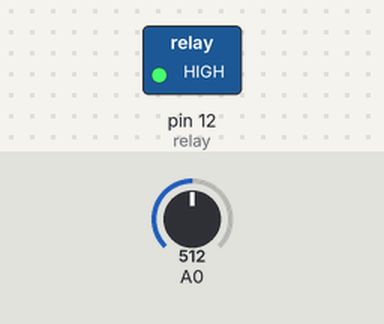
Recording of a sketch running on a simulated Arduino Uno, built with avr-gcc and run on an emulated ATmega328P. On the bench: switched loads named in the sketch (green lamp = pin HIGH). Inputs (shaded band) come from the test bench; at power-on: A0 = 512. What the sketch prints to the serial monitor is not drawn.

Above: at 2.5 s.
At 20.0 s:
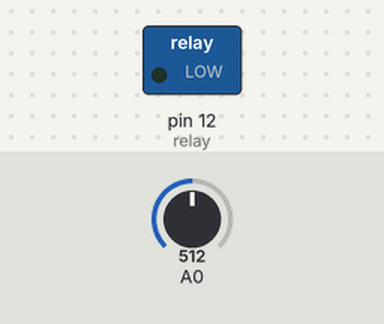
Timing chart, 0 to 45.5 s (numbered marks = the images above):
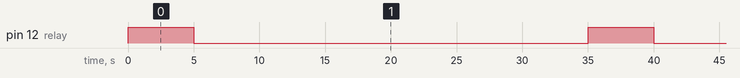

The sketch:

sketch_aug24a.ino
```cpp
const int dry = 580;
const int wet = 260;
const int relay = 12;

void setup() {
  pinMode(relay, OUTPUT);
  Serial.begin(9600);

}

void loop() {
  int sensorVal = analogRead(A0);
  Serial.println(sensorVal);
  int percentageHumidity = map(sensorVal, wet, dry, 100, 0);

  Serial.print(percentageHumidity);
  Serial.println("%");

  if (percentageHumidity < 25){
    digitalWrite(relay, HIGH);
    delay(5000); // wait 5 seconds
    digitalWrite(relay, LOW);
  }

  delay(30000); //scan every 30 seconds

}
```

Measured:
- by itself, pin 12 (relay): alternates HIGH for 5.0 s and LOW for 30.0 s
